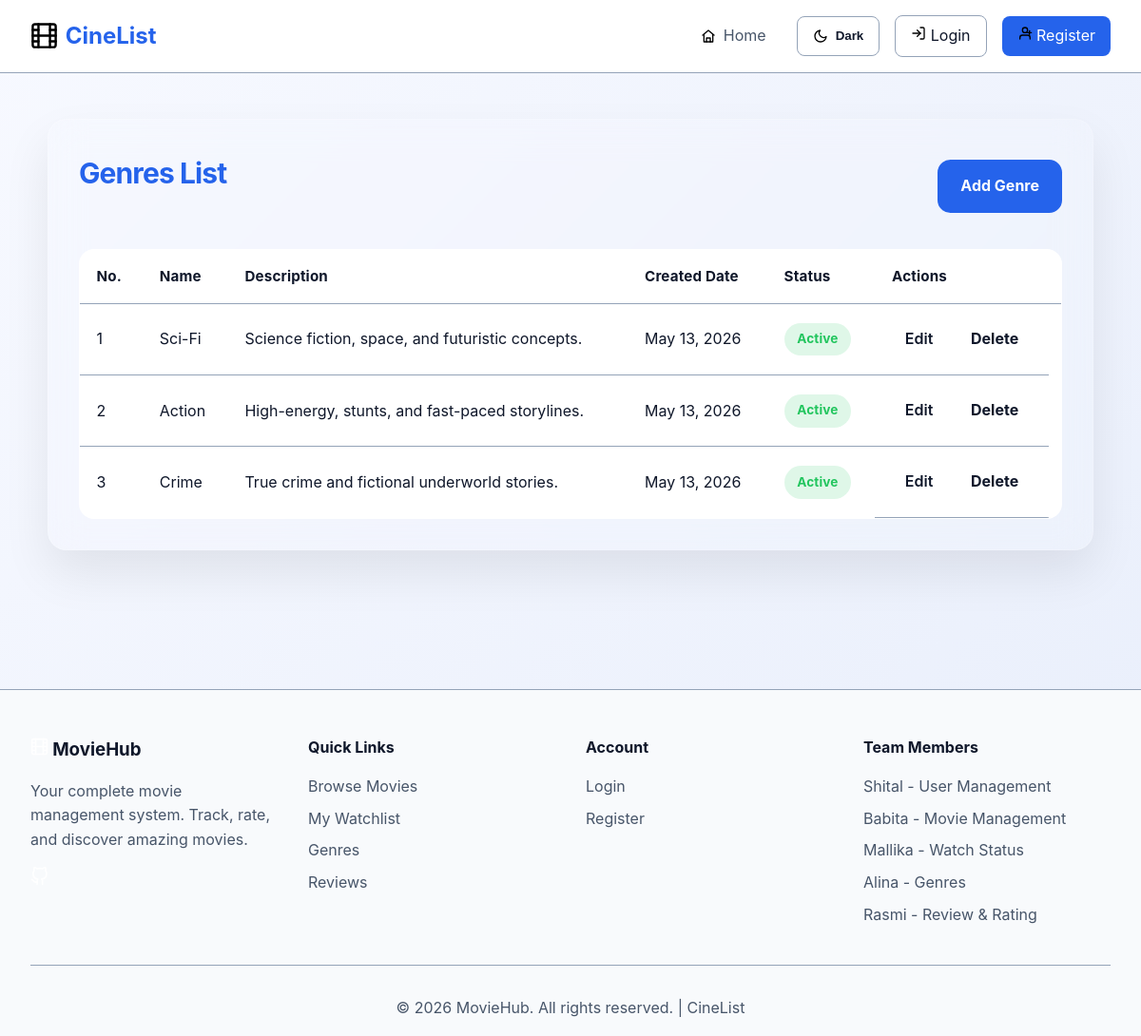
The page /genres_management/view_genre.php on the database its author committed.
### tables this page shows
CREATE TABLE genres (
    genre_id INT AUTO_INCREMENT PRIMARY KEY,
    name VARCHAR(100) NOT NULL,
    description VARCHAR(255),
    created_at TIMESTAMP DEFAULT CURRENT_TIMESTAMP,
    is_active BOOLEAN DEFAULT TRUE
);

### genres_management/Genre.php (called while the page is built, shortened)
<?php
class Genre
{
    public function __construct(
        ?int $genre_id,
        string $name,
        ?string $description,
        ?string $created_at,
        int $is_active = 1
    ) {
        $this->genre_id = $genre_id;
        $this->name = $name;
        $this->description = $description;
        $this->created_at = $created_at;
        $this->is_active = $is_active;
    }
    public static function fromArray(array $data): self
    {
        return new self(
            isset($data['genre_id']) ? (int)$data['genre_id'] : null,
            $data['name'] ?? '',
            $data['description'] ?? null,
            $data['created_at'] ?? null,
            isset($data['is_active']) ? (int)$data['is_active'] : 1
        );
    }
}
class GenreRepository
{
    private PDO $pdo;
    public function __construct(PDO $pdo)
    {
        $this->pdo = $pdo;
    }
    public function getAll(): array
    {
        $stmt = $this->pdo->query('SELECT * FROM genres ORDER BY created_at ASC');
        $genres = $stmt->fetchAll(PDO::FETCH_ASSOC);
        return array_map(fn($row) => Genre::fromArray($row), $genres);
    }
}

### genres_management/view_genre.php (the view, shortened to what this page needs)
<?php
$basePath = '../';
require_once $basePath . 'includes/db.php';
require_once $basePath . 'genres_management/Genre.php';
$repository = new GenreRepository($pdo);
$categories = $repository->getAll();
?>
<!DOCTYPE html>
<html lang="en">
<head>
    <link rel="stylesheet" href="<?php echo $basePath; ?>assets/style.css">
    <link rel="stylesheet" href="<?php echo $basePath; ?>assets/categories.css">
</head>
<body class="categories-page">
<?php require_once $basePath . 'includes/header.php'; ?>
<div class="container">
    <div class="page-header">
        <h2 class="section-title">Genres List</h2>
        <div class="header-actions">
            <a href="add_genre.php" class="btn-view">Add Genre</a>
        </div>
    </div>
    <?php if (empty($categories)): ?>
        <div class="message-banner">
            No genres found yet. Use the button above to add your first genre.
        </div>
    <?php else: ?>
        <table>
            <thead>
                <tr>
                    <th>No.</th>
                    <th>Name</th>
                    <th>Description</th>
                    <th>Created Date</th>
                    <th>Status</th>
                    <th>Actions</th>
                </tr>
            </thead>
            <tbody>
                <?php $rowNumber = 1; ?>
                <?php foreach ($categories as $genre): ?>
                    <tr>
                        <td data-label="No."><?php echo $rowNumber++; ?></td>
                        <td data-label="Name"><?php echo htmlspecialchars($genre->name); ?></td>
                        <td data-label="Description"><?php echo htmlspecialchars($genre->description); ?></td>
                        <td data-label="Created Date"><?php echo htmlspecialchars(date('M j, Y', strtotime($genre->created_at))); ?></td>
                        <td data-label="Status">
                            <span class="status-pill <?php echo $genre->is_active == 1 ? 'active' : 'inactive'; ?>">
                                <?php echo $genre->is_active == 1 ? 'Active' : 'Inactive'; ?>
                            </span>
                        </td>
                        <td class="table-actions" data-label="Actions">
                            <a href="edit_genre.php?id=<?php echo urlencode($genre->genre_id); ?>">Edit</a>
                            <a href="delete_genre.php?id=<?php echo urlencode($genre->genre_id); ?>" class="btn-secondary" onclick="return confirm('Delete this genre?');">Delete</a>
                        </td>
                    </tr>
                <?php endforeach; ?>
            </tbody>
        </table>
    <?php endif; ?>
</div>
<?php require_once $basePath . 'includes/footer.php'; ?>
</body>
</html>

### assets/style.css (style rules this page uses)
* { margin: 0; padding: 0; box-sizing: border-box; }
body { font-family: 'Inter', sans-serif; background: linear-gradient(135deg, var(--page-bg-start) 0%, var(--page-bg-end) 100%); color: var(--text-primary); line-height: 1.6; min-height: 100vh; transition: background 0.4s ease, color 0.3s ease; }

### assets/categories.css (style rules this page uses)
.categories-page .container { max-width: 1100px; margin: 3rem auto; padding: 2rem; background: rgba(255, 255, 255, 0.08); border: 1px solid rgba(255, 255, 255, 0.15); border-radius: 1.25rem; box-shadow: 0 24px 50px rgba(0, 0, 0, 0.08); backdrop-filter: blur(18px); }
.categories-page .section-title { margin-bottom: 1.75rem; font-size: clamp(1.85rem, 2.5vw, 2.4rem); letter-spacing: -0.03em; color: var(--primary-color); }
.categories-page .page-header { display: flex; justify-content: space-between; align-items: center; gap: 1rem; flex-wrap: wrap; margin-bottom: 1.75rem; }
.categories-page .header-actions { display: flex; gap: 0.75rem; flex-wrap: wrap; }
.categories-page .btn-view, .categories-page .btn-secondary { display: inline-flex; align-items: center; justify-content: center; gap: 0.45rem; padding: 0.95rem 1.5rem; border-radius: 0.85rem; font-weight: 700; text-decoration: none; transition: transform 0.2s ease, background 0.2s ease, box-shadow 0.2s ease, border-color 0.2s ease; }
.categories-page .btn-view { background: var(--primary-color); color: #ffffff; border: none; }
.categories-page .btn-secondary { background: transparent; color: var(--text-primary); border: 1px solid rgba(255, 255, 255, 0.16); }
.categories-page .status-pill { display: inline-flex; align-items: center; justify-content: center; padding: 0.4rem 0.85rem; border-radius: 999px; font-size: 0.85rem; font-weight: 700; letter-spacing: 0.01em; }
.categories-page .status-pill.active { background: rgba(34, 197, 94, 0.14); color: var(--success); }
.categories-page .table-actions a { padding: 0.6rem 0.95rem; border-radius: 0.75rem; background: rgba(255, 255, 255, 0.08); border: 1px solid rgba(255, 255, 255, 0.12); color: var(--text-primary); }
.categories-page table { width: 100%; border-collapse: collapse; border-radius: 1rem; overflow: hidden; background: var(--card-bg); border: 1px solid var(--border-color); }
.categories-page th, .categories-page td { padding: 1rem 1.1rem; text-align: left; vertical-align: middle; border-bottom: 1px solid var(--border-color); }
.categories-page th { background: rgba(255, 255, 255, 0.08); color: var(--text-primary); font-size: 0.95rem; letter-spacing: 0.01em; }
.categories-page tbody tr:nth-child(odd) { background: rgba(255, 255, 255, 0.03); }
.categories-page td a { color: var(--primary-color); text-decoration: none; font-weight: 600; transition: color 0.2s ease; }
.categories-page .table-actions { display: inline-flex; gap: 0.75rem; flex-wrap: wrap; }
.categories-page .table-actions a { padding: 0.45rem 0.8rem; border-radius: 0.75rem; background: rgba(255, 255, 255, 0.08); }

### rows shown on the page
genres: name "Sci-Fi", description "Science fiction, space, and futuristic concepts.", created_at "May 13, 2026", is_active "Active"
genres: name "Action", description "High-energy, stunts, and fast-paced storylines.", created_at "May 13, 2026", is_active "Active"
genres: name "Crime", description "True crime and fictional underworld stories.", created_at "May 13, 2026", is_active "Active"
